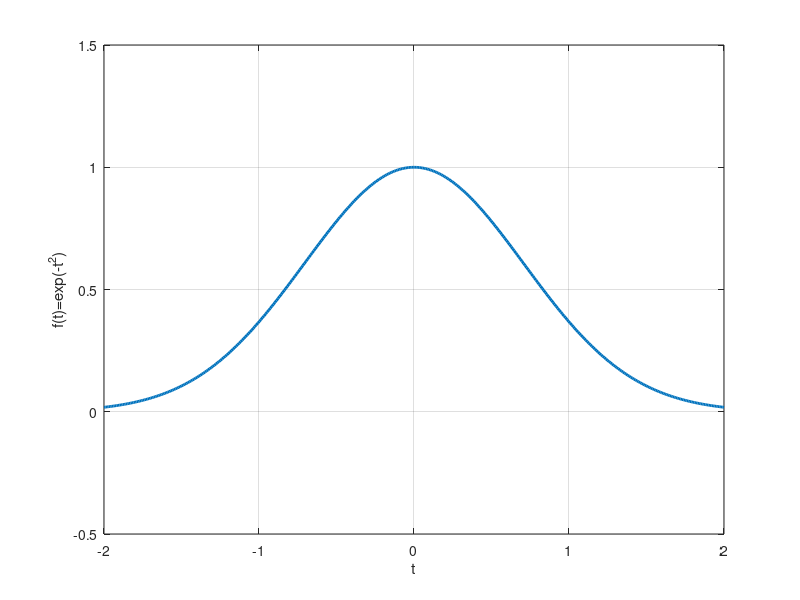

Reproduce this figure in MATLAB.
f = @(t) exp(-t.^2);
t=linspace(-2,2,400);
plot(t,f(t),'LineWidth',2);
xlabel('t');
ylabel('f(t)=exp(-t^2)');
xlim([-2 2]);
ylim([-0.5 1.5]);
grid on;